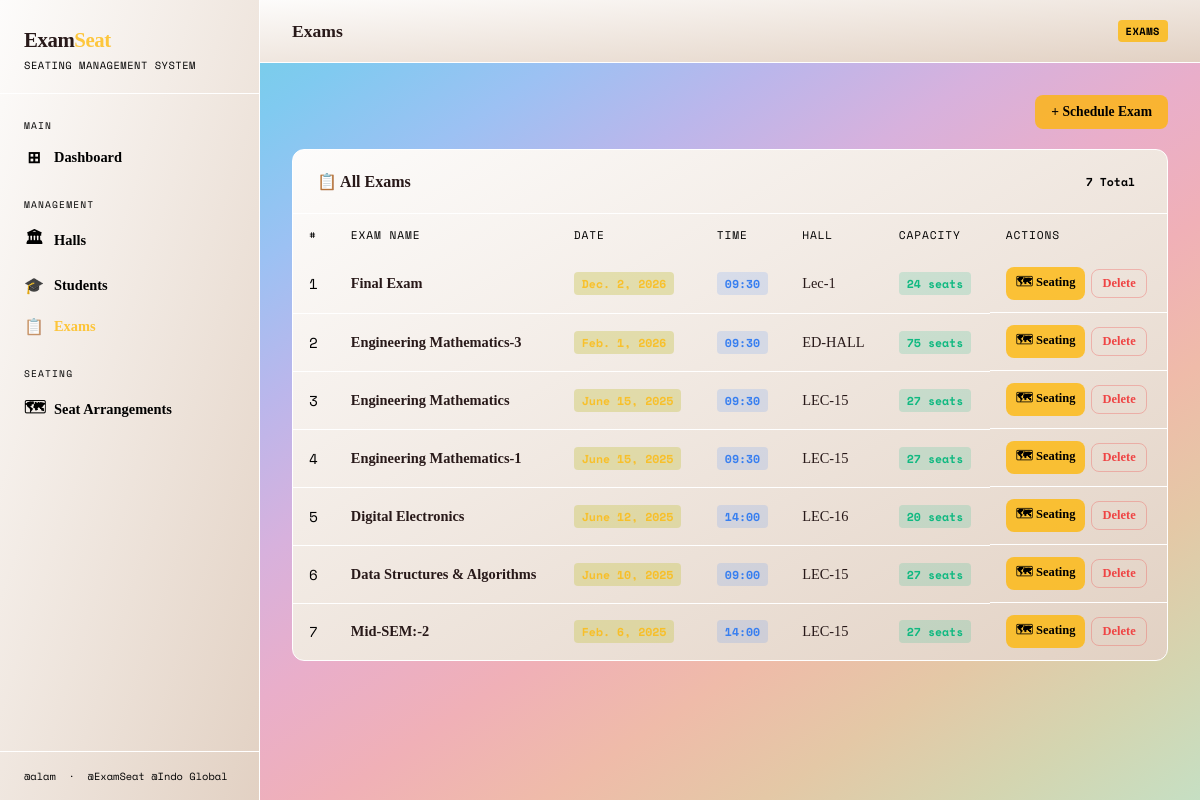
The app's page /exams/ with its own data.
### seating/models.py (models this page shows, shortened)
class Exam(models.Model):
    name = models.CharField(max_length=200)
    date = models.DateField()
    time = models.TimeField()
    hall = models.ForeignKey(Hall, on_delete=models.CASCADE, related_name='exams')
    created_at = models.DateTimeField(auto_now_add=True)

class Hall(models.Model):
    name = models.CharField(max_length=100)
    rows = models.IntegerField(default=5)
    columns = models.IntegerField(default=6)
    capacity = models.IntegerField(editable=False, default=0)

### seating/views.py (the view)
# urls.py: path('exams/', views.exam_list, name='exam_list'),
def exam_list(request):
    exams = Exam.objects.select_related('hall').order_by('-date')
    halls = Hall.objects.all()
    return render(request, 'seating/exam_list.html', {'exams': exams, 'halls': halls})

### templates/seating/exam_list.html (shortened to what this page needs)
{% extends 'seating/base.html' %}
{% block page_title %}Exams{% endblock %}
{% block badge %}EXAMS{% endblock %}
{% block content %}
<div style="display:flex; justify-content:flex-end; margin-bottom:20px">
  <button class="btn btn-primary" onclick="document.getElementById('addExamModal').classList.add('open')">+ Schedule Exam</button>
</div>
<div class="card">
  <div class="card-header">
    <span class="card-title">📋 All Exams</span>
    <span class="badge badge-gray">{{ exams.count }} Total</span>
  </div>
  <div class="table-wrap">
    <table>
      <thead>
        <tr><th>#</th><th>Exam Name</th><th>Date</th><th>Time</th><th>Hall</th><th>Capacity</th><th>Actions</th></tr>
      </thead>
      <tbody>
        {% for exam in exams %}
        <tr>
          <td style="color:var(--muted); font-family:var(--font-mono)">{{ forloop.counter }}</td>
          <td style="font-weight:700">{{ exam.name }}</td>
          <td><span class="badge badge-yellow">{{ exam.date }}</span></td>
          <td><span class="badge badge-blue">{{ exam.time|time:"H:i" }}</span></td>
          <td>{{ exam.hall.name }}</td>
          <td><span class="badge badge-green">{{ exam.hall.capacity }} seats</span></td>
          <td style="display:flex; gap:6px; align-items:center">
            <a href="{% url 'seating_view' exam.id %}" class="btn btn-primary btn-sm">🗺 Seating</a>
            <form method="post" action="{% url 'exam_delete' exam.id %}" style="display:inline" onsubmit="return confirm('Delete this exam?')">
              <button type="submit" class="btn btn-danger btn-sm">Delete</button>
            </form>
          </td>
        </tr>
        {% empty %}
        <tr>
          <td colspan="7" style="text-align:center; padding:40px; color:var(--muted)">
            No exams scheduled. Create your first exam!
          </td>
        </tr>
        {% endfor %}
      </tbody>
    </table>
  </div>
</div>
{% endblock %}

### templates/seating/base.html (style rules this page uses)
:root { --bg: linear-gradient(to left top, #c6dfc3, #d4d5b0, #e4c8a6, #efbba9, #f0b0b7, #e9aeca, #d7b1dd, #bbb6eb, #9cc1f3, #80caf0, #71d1e3, #78d5cf); --surface: linear-gradient(to bottom right, #fdfcfb, #e2d1c3); --surface2: radial-gradient(circl, #121414, #353839, #5c6062, #878b8e, #b5b9bd, #bdc4cc, #c5d0db, #cddbea, #a9c7d9, #82b3c4, #5aa0ab, #328d8d); --border: #ffffff; --accent: #ffb700c0; --accent2: #387ff0; --accent3: #10b981; --danger: #ef4444; --text: #281919; --muted: #000000; --font-display: 'Syne' serif; --font-mono: 'Space Mono'; }
*, *::before, *::after { box-sizing: border-box; margin: 0; padding: 0; }
html { scroll-behavior: smooth; }
body { background: var(--bg); color: var(--text); font-family: var(--font-display); min-height: 100vh; display: flex; }
.card { background: var(--surface); border: 1px solid var(--border); border-radius: 12px; overflow: hidden; }
.card-header { padding: 20px 24px; border-bottom: 1px solid var(--border); display: flex; align-items: center; justify-content: space-between; }
.card-title { font-size: 1rem; font-weight: 700; }
.table-wrap { overflow-x: auto; }
table { width: 100%; border-collapse: collapse; }
thead tr { background: var(--surface2); }
th { padding: 12px 16px; text-align: left; font-family: var(--font-mono); font-size: 0.7rem; text-transform: uppercase; letter-spacing: 0.08em; color: var(--muted); font-weight: 400; }
td { padding: 12px 16px; border-bottom: 1px solid var(--border); font-size: 0.9rem; }
tr:last-child td { border-bottom: none; }
.btn { display: inline-flex; align-items: center; gap: 6px; padding: 9px 16px; border-radius: 8px; font-size: 0.85rem; font-weight: 700; cursor: pointer; border: none; text-decoration: none; transition: all 0.15s; font-family: var(--font-display); }
.btn-primary { background: var(--accent); color: #000; }
.btn-danger { background: transparent; color: var(--danger); border: 1px solid rgba(239,68,68,0.3); }
.btn-sm { padding: 6px 10px; font-size: 0.78rem; }
.badge { display: inline-flex; align-items: center; padding: 3px 8px; border-radius: 4px; font-family: var(--font-mono); font-size: 0.72rem; font-weight: 700; }
.badge-yellow { background: rgba(210, 205, 115, 0.5); color: var(--accent); }
.badge-blue { background: rgba(59,130,246,0.15); color: var(--accent2); }
.badge-green { background: rgba(16, 185, 129, 0.17); color: var(--accent3); }
.badge-gray { background: var(--surface2); color: var(--muted); }

### records on screen
Exam: name "Final Exam", date "Dec. 2, 2026", time "09:30", hall.name "Lec-1", hall.capacity "24"
Exam: name "Engineering Mathematics-3", date "Feb. 1, 2026", time "09:30", hall.name "ED-HALL", hall.capacity "75"
Exam: name "Engineering Mathematics", date "June 15, 2025", time "09:30", hall.name "LEC-15", hall.capacity "27"
Exam: name "Engineering Mathematics-1", date "June 15, 2025", time "09:30", hall.name "LEC-15", hall.capacity "27"
Exam: name "Digital Electronics", date "June 12, 2025", time "14:00", hall.name "LEC-16", hall.capacity "20"
Exam: name "Data Structures & Algorithms", date "June 10, 2025", time "09:00", hall.name "LEC-15", hall.capacity "27"
Exam: name "Mid-SEM:-2", date "Feb. 6, 2025", time "14:00", hall.name "LEC-15", hall.capacity "27"

### other values on screen
{{ exams.count }} "7"
